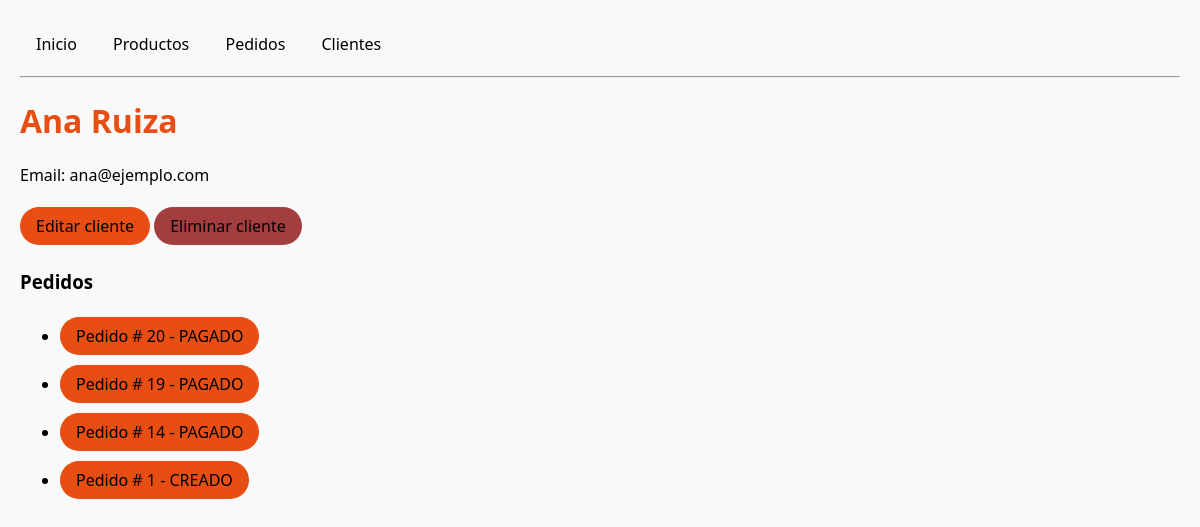
The app's page /clientes/1/, older data.
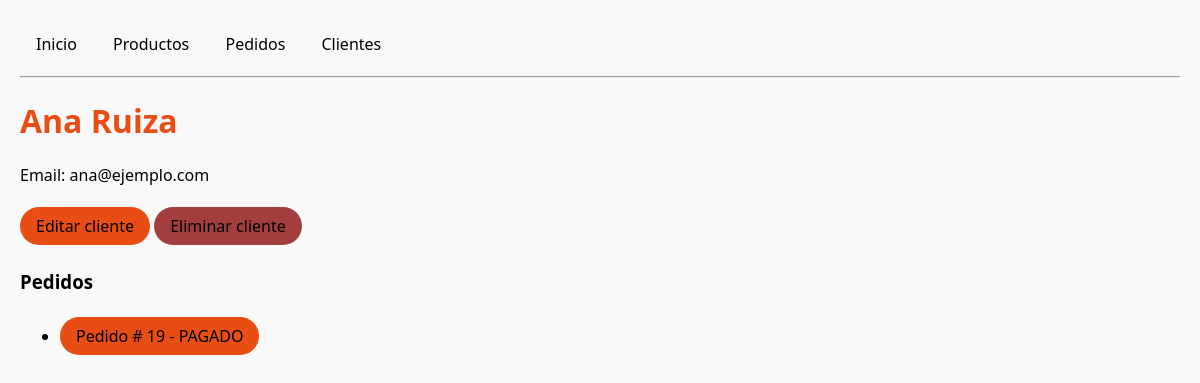
The same page, newer data.
### tienda/models.py (models this page shows, shortened)
class Pedido(models.Model):
    ESTADOS = [
        ("CREADO", "Creado"),
        ("PAGADO", "Pagado"),
        ("ENVIADO", "Enviado"),
        ("CERRADO", "Cerrado"),
    ]
    cliente = models.ForeignKey(Cliente, on_delete=models.CASCADE, related_name="pedidos")
    fecha = models.DateTimeField(auto_now_add=True)
    estado = models.CharField(max_length=7, choices=ESTADOS ,default="CREADO")

### tienda/views.py (the view)
# urls.py: path("clientes/<int:pk>/", views.detalle_cliente, name="detalle_cliente"),
def detalle_cliente(request, pk):
    cliente = get_object_or_404(Cliente, pk=pk)
    pedidos = cliente.pedidos.select_related('cliente').prefetch_related('items').order_by('-fecha')
    return render(request, "tienda/detalle_cliente.html", {"cliente": cliente, "pedidos": pedidos})

### tienda/templates/tienda/detalle_cliente.html (shortened to what this page needs)
{% extends 'tienda/base.html' %}
{% block content %}
<h1>{{ cliente.nombre }}</h1>
<p>Email: {{ cliente.email }}</p>
<p>
    <a href="{% url 'tienda:editar_cliente' cliente.pk %}" class="btn primary"> Editar cliente </a>
    <a href="{% url 'tienda:eliminar_cliente' cliente.pk %}" class="btn delete"> Eliminar cliente </a>
</p>
<h3>Pedidos</h3>
    <ul>
        {% for p in pedidos %}
            <li>
                <a href="{% url 'tienda:detalle_pedido' p.pk %}" class="btn primary">
                    Pedido # {{ p.id }} - {{ p.estado }}
                </a>
            </li>
            {% empty %}
                <li> El cliente no tiene pedidos </li>
        {% endfor %}
    </ul>
{% endblock %}

Row changes from the older to the newer data that the page shows:
removed Pedido: id "20", estado "PAGADO"
removed Pedido: id "14", estado "PAGADO"
removed Pedido: id "1", estado "CREADO"
